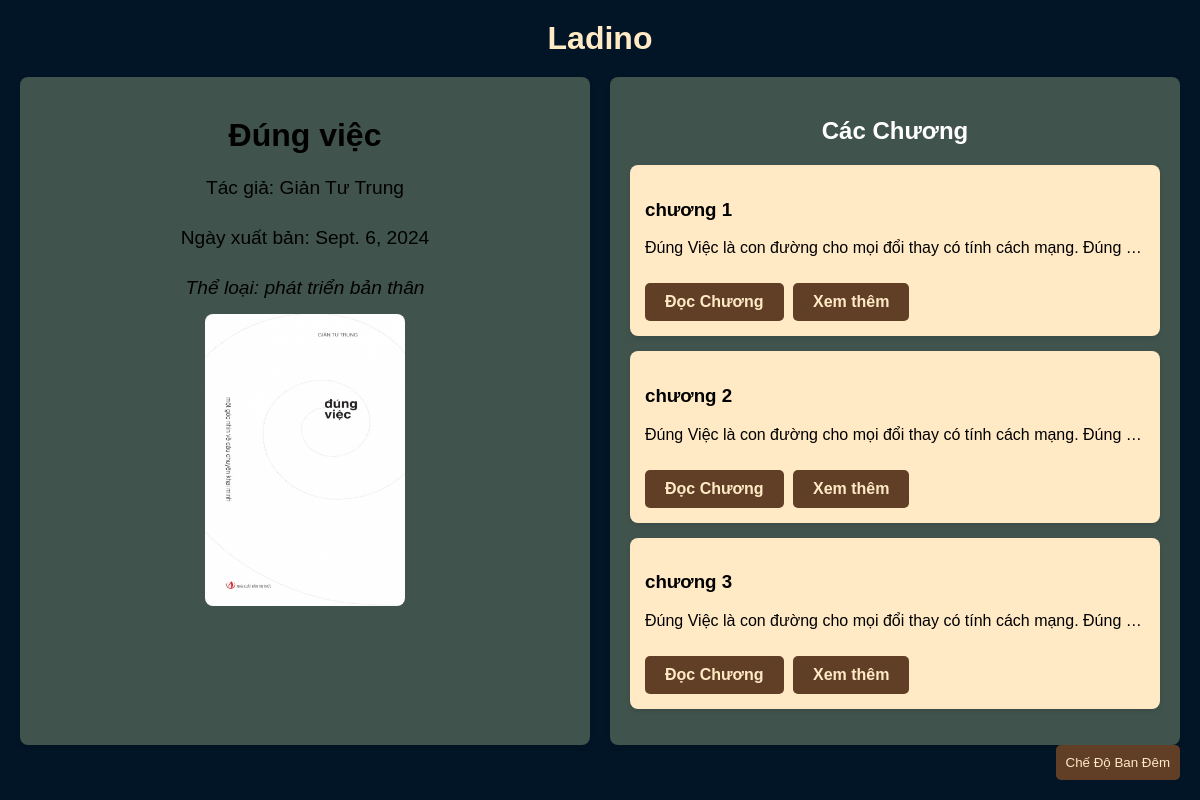
Page /sach/7/ (signed in) on the committed database.
### books/models.py (models this page shows, shortened)
class Sach(models.Model):
    ten_sach = models.CharField(max_length=200)
    tac_gia = models.CharField(max_length=200)
    ngay_xuat_ban = models.DateField()
    anh_bia = models.ImageField(upload_to='images/', null=True, blank=True)
    the_loai = models.CharField(max_length=100, blank=True, null=True)  # Thêm trường thể loại

class Chuong(models.Model):
    sach = models.ForeignKey(Sach, related_name='chuong', on_delete=models.CASCADE)
    ten_chuong = models.CharField(max_length=200)
    noi_dung = models.TextField()

### books/views.py (the view)
# urls.py: path('sach/<int:sach_id>/', views.chi_tiet_sach, name='chi_tiet_sach'),
@login_required
def chi_tiet_sach(request, sach_id):
    sach = get_object_or_404(Sach, pk=sach_id)
    return render(request, 'books/chi_tiet_sach.html', {'sach': sach})

### books/templates/books/chi_tiet_sach.html (shortened to what this page needs)
<!DOCTYPE html>
<html lang="vi">
<head>
</head>
<body>
    <h1 onclick="redirectToBookList()">Ladino</h1>
    <div id="page-content" class="container">
        <div class="book-info">
            <h1>{{ sach.ten_sach }}</h1>
            <p>Tác giả: {{ sach.tac_gia }}</p>
            <p>Ngày xuất bản: {{ sach.ngay_xuat_ban }}</p>
            <p class="genre">Thể loại: {{ sach.the_loai }}</p>
            {% if sach.anh_bia %}
                <img src="{{ sach.anh_bia.url }}" alt="Ảnh bìa của {{ sach.ten_sach }}">
            {% endif %}
        </div>
        <div class="chapter-list">
            <h2>Các Chương</h2>
            <ul>
                {% for chuong in sach.chuong.all %}
                    <li>
                        <h3>{{ chuong.ten_chuong }}</h3>
                        <p id="preview-{{ forloop.counter }}" class="content-preview">
                            {{ chuong.noi_dung|slice:":200"|escapejs }}...
                        </p>
                        <button class="button read-button" onclick="readChapter('{{ forloop.counter }}')">Đọc Chương</button>
                        <button id="expand-button-{{ forloop.counter }}" class="button expand-button" onclick="expandContent('{{ forloop.counter }}')">Xem thêm</button>
                    </li>
                {% endfor %}
            </ul>
        </div>
    </div>
    <button class="night-mode-toggle" onclick="toggleNightMode()">Chế Độ Ban Đêm</button>
</body>
</html>

### books/templates/books/chi_tiet_sach.html (style rules this page uses)
body { font-family: Arial, sans-serif; margin: 20px; background-color: #021526; transition: filter 0.3s, background-color 0.3s; }
h1 { color: #FFEAC5; cursor: pointer; font-size: 2rem; text-align: center; margin: 20px 0; }
.container { display: flex; flex-wrap: wrap; gap: 20px; }
.book-info, .chapter-list { flex: 1; min-width: 300px; background-color: #40534C; border-radius: 8px; padding: 20px; box-shadow: 0 2px 5px rgba(0, 0, 0, 0.1); transition: background-color 0.3s, color 0.3s; }
.book-info h1 { color: black; text-align: center; font-size: 2em; font-weight: bold; margin-bottom: 15px; }
.book-info p, .book-info .genre { line-height: 1.6; color: black; text-align: center; font-size: 1.2em; margin-bottom: 10px; }
.book-info .genre { font-style: italic; }
.book-info img { border-radius: 8px; max-width: 200px; display: block; margin: 0 auto; }
.chapter-list h2 { color: white; text-align: center; }
.chapter-list ul { list-style-type: none; padding: 0; }
.chapter-list li { background-color: #FFEAC5; border-radius: 8px; box-shadow: 0 2px 5px rgba(0, 0, 0, 0.1); margin-bottom: 15px; padding: 15px; text-align: justify; transition: background-color 0.3s; }
.content-preview { overflow: hidden; text-overflow: ellipsis; white-space: nowrap; }
.button { display: inline-block; padding: 10px 20px; font-size: 16px; font-weight: bold; color: #FFEAC5; background-color: #603F26; border: none; border-radius: 5px; text-align: center; text-decoration: none; cursor: pointer; transition: background-color 0.3s; margin-right: 5px; }
.read-button, .expand-button { margin-top: 10px; }
.night-mode-toggle { position: fixed; bottom: 20px; right: 20px; background-color: #603F26; color: #FFEAC5; padding: 10px; border: none; border-radius: 5px; cursor: pointer; transition: background-color 0.3s; }

### rows in the picture
Sach: ten_sach "Đúng việc", tac_gia "Giản Tư Trung", ngay_xuat_ban "Sept. 6, 2024", the_loai "phát triển bản thân", anh_bia (picture)
Chuong: ten_chuong "chương 1", noi_dung "Đúng Việc là con đường cho mọi đổi thay có tính cách mạng. Đúng…"
Chuong: ten_chuong "chương 2", noi_dung "Đúng Việc là con đường cho mọi đổi thay có tính cách mạng. Đúng…"
Chuong: ten_chuong "chương 3", noi_dung "Đúng Việc là con đường cho mọi đổi thay có tính cách mạng. Đúng…"
